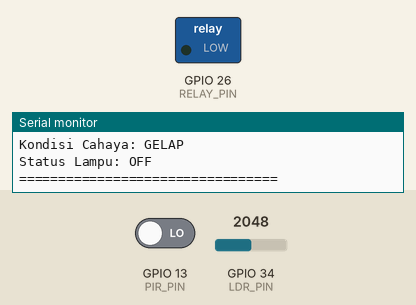
Recording of a sketch running on a simulated ESP32. Parts: switched loads named in the sketch (green lamp = pin HIGH), the last lines printed to the serial monitor. The test bench sets the inputs (shaded band); at power-on: GPIO 13 (PIR_PIN) LOW, GPIO 34 (LDR_PIN) = 2048.

Above: at 1.8 s.
1.9 s: GPIO 13 (PIR_PIN) driven HIGH
At 3.2 s:
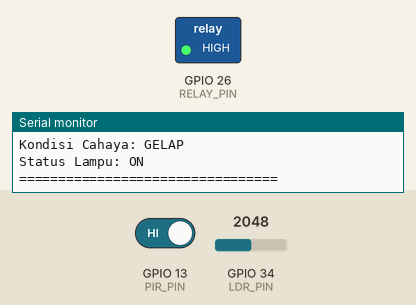
3.5 s: GPIO 34 (LDR_PIN) set to 1969
At 4.5 s:
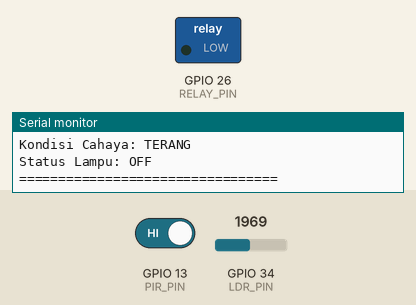
6.5 s: GPIO 34 (LDR_PIN) set to 2040
At 8.1 s:
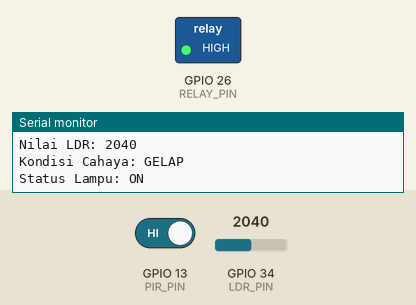
8.5 s: GPIO 34 (LDR_PIN) set to 1960
At 10.4 s:
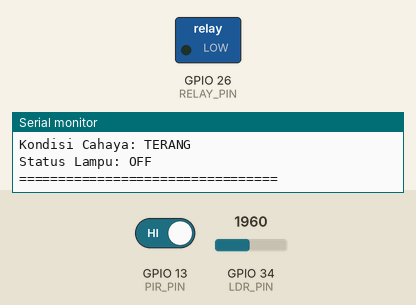
Timing chart, 0 to 11.6 s (numbered marks = the images above; inputs shaded):
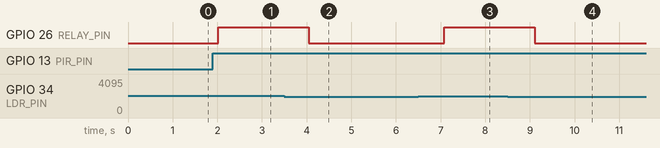

The sketch:

smart_classroom.ino
```cpp
#define PIR_PIN 13
#define LDR_PIN 34
#define RELAY_PIN 26

int ldrValue = 0;
int pirState = 0;

unsigned long lastMotionTime = 0;
const unsigned long delayOff = 10000; // 10 detik
const int threshold = 2000;

bool roomOccupied = false;
bool lampStatus = false;

void setup() {
  Serial.begin(115200);

  pinMode(PIR_PIN, INPUT);
  pinMode(RELAY_PIN, OUTPUT);

  digitalWrite(RELAY_PIN, LOW);
}

void loop() {

  // ===== BACA SENSOR =====
  pirState = digitalRead(PIR_PIN);
  ldrValue = analogRead(LDR_PIN);

  // ===== DETEKSI KEHADIRAN =====
  if (pirState == HIGH) {
    roomOccupied = true;
    lastMotionTime = millis();
  }

  // ===== TIMER AUTO OFF =====
  if (millis() - lastMotionTime > delayOff) {
    roomOccupied = false;
  }

  // ===== LOGIKA UTAMA =====
  if (roomOccupied && ldrValue > threshold) {
    lampStatus = true;
  } else {
    lampStatus = false;
  }

  digitalWrite(RELAY_PIN, lampStatus ? HIGH : LOW);

  // ===== MONITORING SERIAL (INI IoT SIMULASI) =====
  Serial.println("===== SMART CLASSROOM SYSTEM =====");

  Serial.print("Waktu (ms): ");
  Serial.println(millis());

  Serial.print("Status Ruangan: ");
  Serial.println(roomOccupied ? "TERISI" : "KOSONG");

  Serial.print("Sensor PIR: ");
  Serial.println(pirState == HIGH ? "TERDETEKSI" : "TIDAK");

  Serial.print("Nilai LDR: ");
  Serial.println(ldrValue);

  Serial.print("Kondisi Cahaya: ");
  if (ldrValue > threshold) {
    Serial.println("GELAP");
  } else {
    Serial.println("TERANG");
  }

  Serial.print("Status Lampu: ");
  Serial.println(lampStatus ? "ON" : "OFF");

  Serial.println("=================================\n");

  delay(1000);
}
```

Measured:
- the behaviour switches between 2001 and 2000 on GPIO 34 (LDR_PIN) (found by bisection; images 1 and 2)
- after the input at 1.9 s, GPIO 26 (RELAY_PIN): LOW → HIGH after 0.12 s
- after the input at 3.5 s, GPIO 26 (RELAY_PIN): HIGH → LOW after 0.55 s
- after the input at 6.5 s, GPIO 26 (RELAY_PIN): LOW → HIGH after 0.58 s
- after the input at 8.5 s, GPIO 26 (RELAY_PIN): HIGH → LOW after 0.60 s
